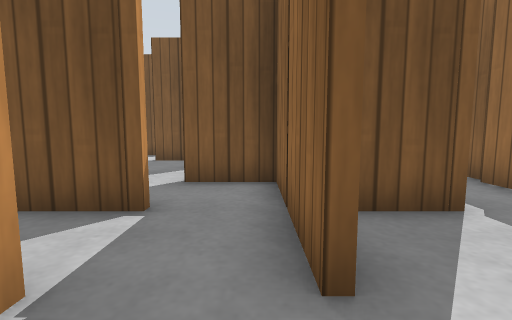
View 1 (above)

20 first-person views from a walk through a robot-simulator world made for Gazebo. The camera is 0.5 m above the floor, tilts 6° down and sees 85° across. The floor is counted in squares, 0.5 m on a side. Each view is taken from the middle of a square. On the plan, view 1 faces up. The plan holds only what a view shows up to about 11 squares ahead; the rest is blank. Gazebo's built-in surfaces are drawn with simple patterns.

View 2
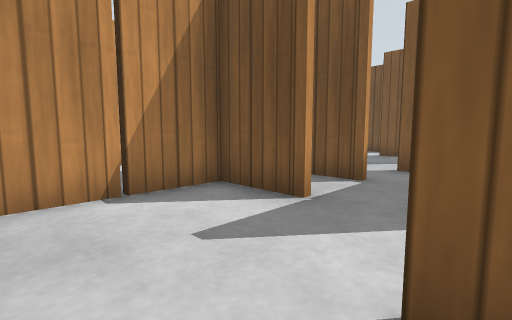

View 3
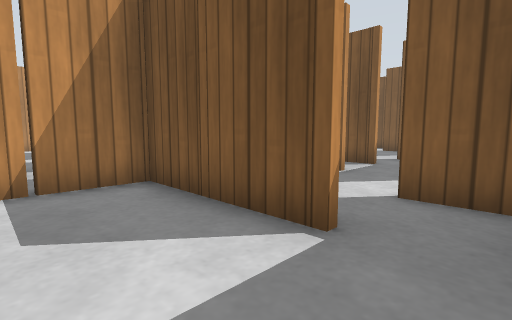

View 4
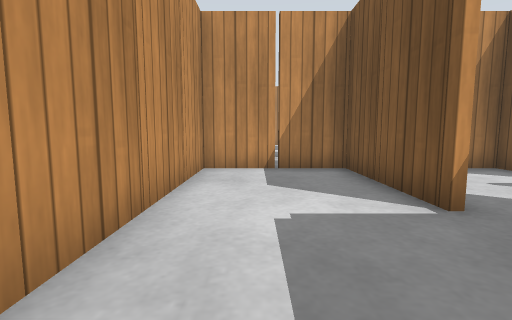

View 5
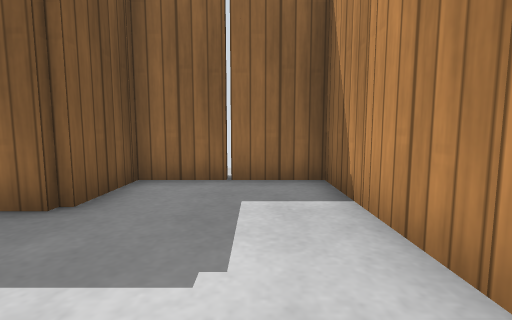

View 6
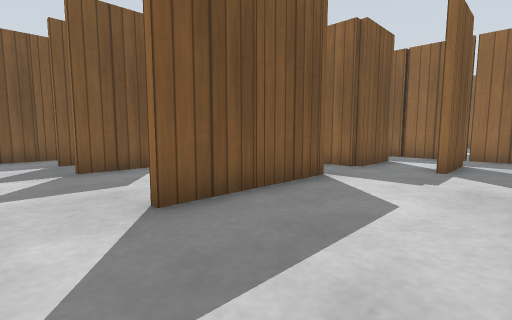

View 7
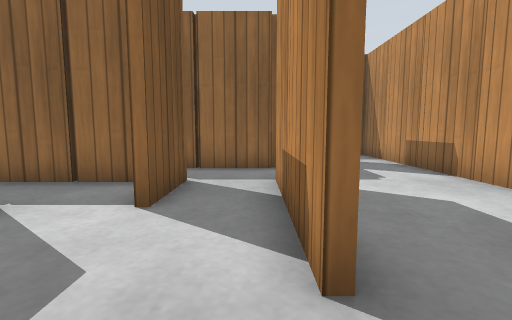

View 8
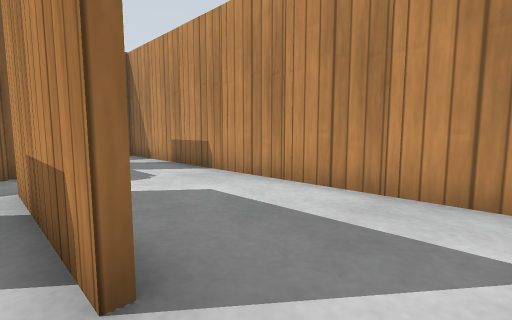

View 9
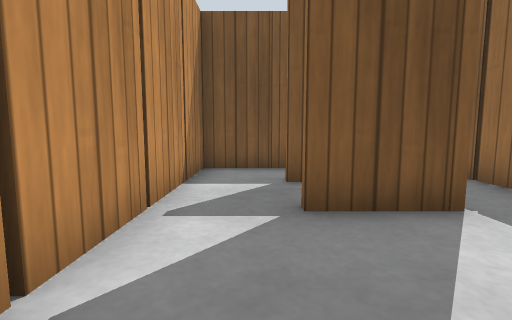

View 10
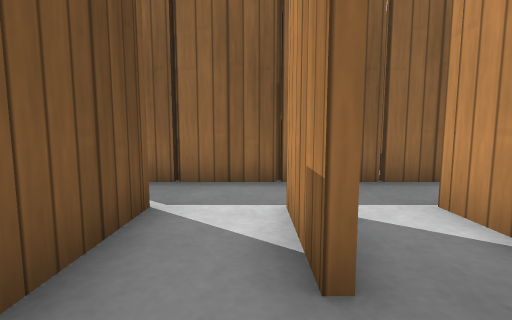

View 11
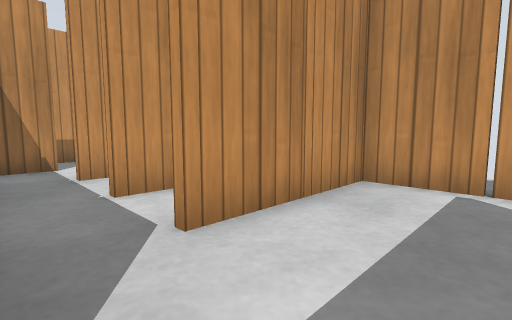

View 12
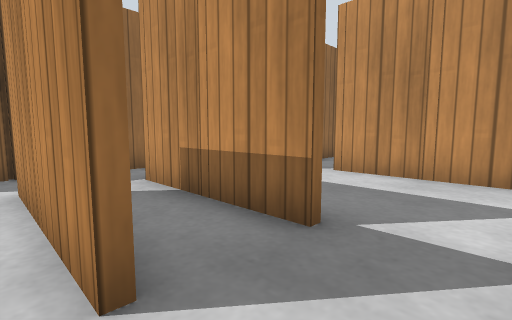

View 13
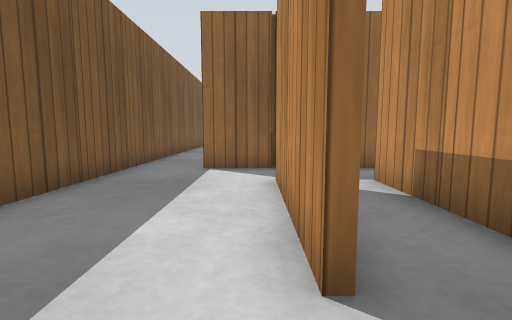

View 14
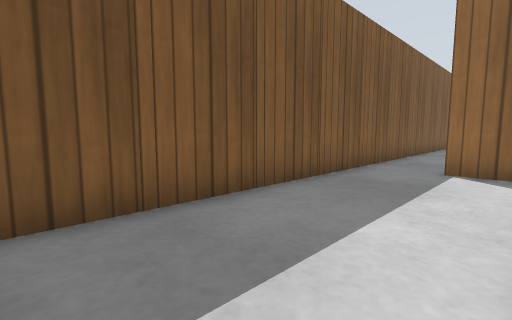

View 15
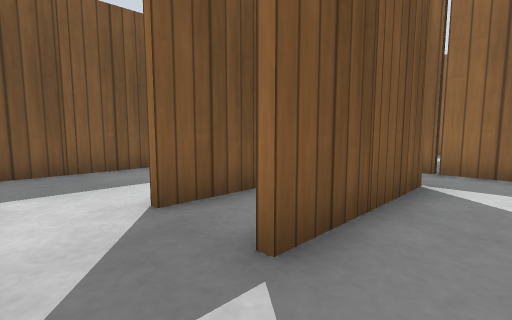

View 16
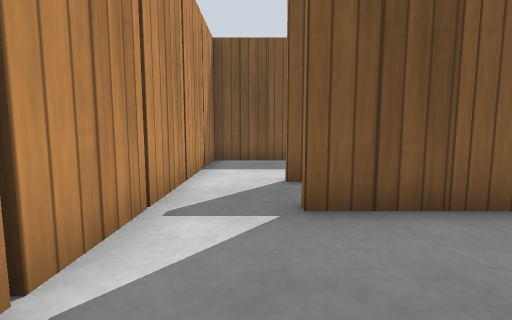

View 17
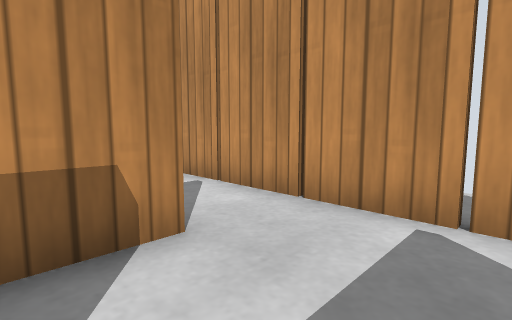

View 18
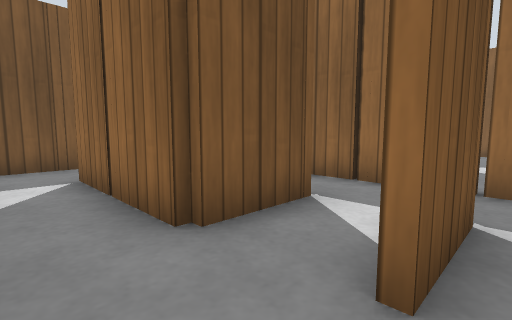

View 19
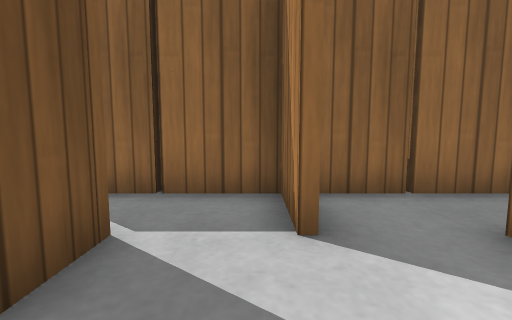

View 20
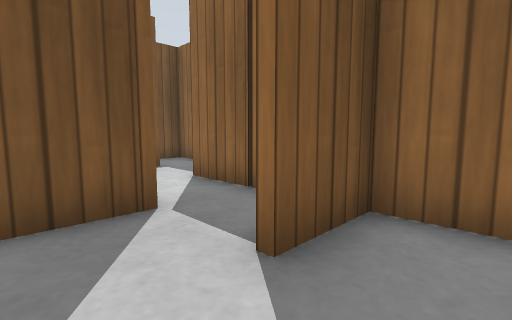

### Floor plan
Key: @ floor where view 1 was taken; # wall or solid block; . floor; P wooden post.
Columns run from 16 left of view 1 to 5 right of it. Each row starts with its distance up from view 1.
 16   #P#P#P#P#P#P#
 15 #..............
 14 #.............
 13 #P......#
 12 #.......#
 11 #P.#P#P.P#
 10 #.......#.    #
  9 #P.#P#P.#P   ##
  8 #.......#    .
  7 #P....      P..
  6  .....#     ...     .#
  5   P#P.P#   .# .##   .
  4 #.....#   #.# ..# #..
  3 #P.#P.P#P#P.P#P.P#P.
  2 #.....#.....  ..#..
  1 #P.#P.#P#..#  P...
  0 #.....#.#...#...@.
 -1 #P...#P.P#P.#P...##
 -2 #.......##..#.....##
 -3 #P.#P#P..#P.P#P#P..#P#
 -4 #...........#........#
 -5 #P.......#P.#P.......P
 -6 #...........#........#
 -7 ##P#P#P#P#P###P#P#P#P

Where each view was taken, in squares from view 1:
view 1: 0 up, 0 right, facing up
view 2: 2 down, 1 right, facing up-left
view 3: 5 down, 2 right, facing up-left
view 4: 5 down, 4 right, facing left
view 5: 5 down, 1 left, facing right
view 6: 6 down, 15 left, facing up-right
view 7: 2 down, 15 left, facing right
view 8: 2 down, 15 left, facing down-right
view 9: 2 down, 14 left, facing up
view 10: 4 up, 15 left, facing right
view 11: 8 up, 10 left, facing down-left
view 12: 12 up, 15 left, facing down-right
view 13: 12 up, 15 left, facing right
view 14: 12 up, 15 left, facing up-right
view 15: 8 up, 15 left, facing up-right
view 16: 6 up, 14 left, facing up
view 17: 0 up, 12 left, facing down-left
view 18: 5 down, 9 left, facing up-right
view 19: 2 up, 8 left, facing right
view 20: 0 up, 7 left, facing up-right
